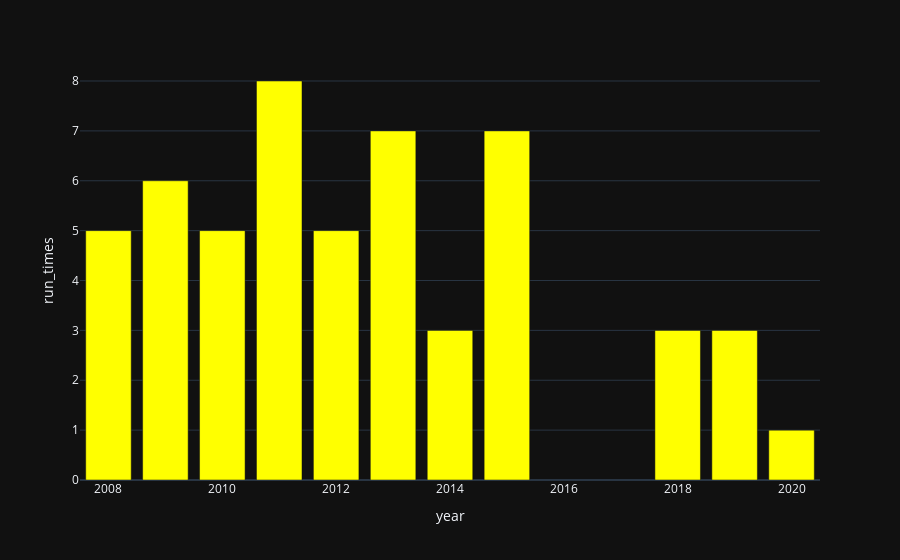

Notebook code cell kept with this figure:
### Markdown cell above
## Bar graph for "years" vs "number of times won by run"

### Code cell
times_bat = run_times['winner'] == win[0]
px.bar(run_times[times_bat], x='year', y='run_times',template='plotly_dark',color_discrete_sequence=['yellow'])

### Figure 1 — Plotly figure (JSON) as saved in the notebook; plotly's stock layout.template omitted (floating-point values rounded to 4 significant figures)
{"data": [{"alignmentgroup": "True", "hovertemplate": "year=%{x}<br>run_times=%{y}<extra></extra>", "legendgroup": "", "marker": {"color": "yellow", "pattern": {"shape": ""}}, "name": "", "offsetgroup": "", "orientation": "v", "showlegend": false, "textposition": "auto", "type": "bar", "x": [2008, 2009, 2010, 2011, 2012, 2013, 2014, 2015, 2018, 2019, 2020], "xaxis": "x", "y": [5, 6, 5, 8, 5, 7, 3, 7, 3, 3, 1], "yaxis": "y"}], "layout": {"barmode": "relative", "legend": {"tracegroupgap": 0}, "margin": {"t": 60}, "xaxis": {"anchor": "y", "domain": [0, 1], "title": {"text": "year"}}, "yaxis": {"anchor": "x", "domain": [0, 1], "title": {"text": "run_times"}}}}
